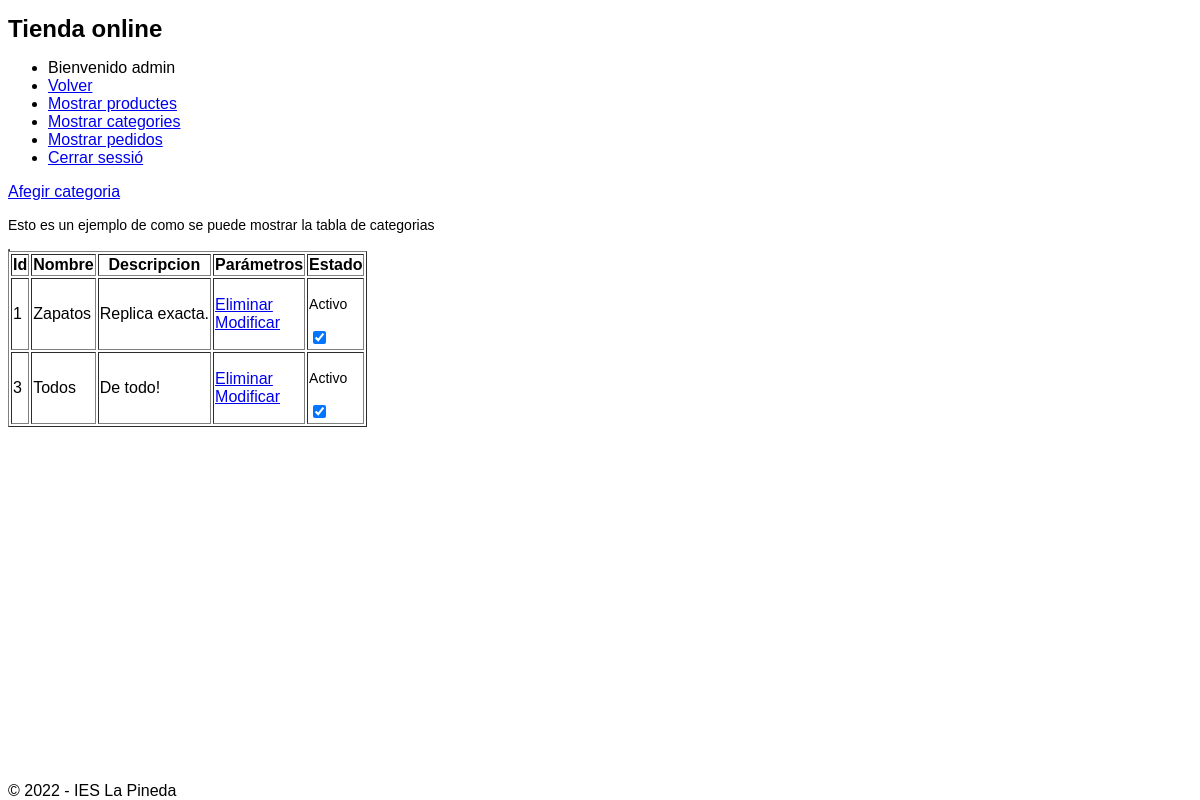
Page /admin/admin.php?controller=Administrador&action=iniciarVistaCategorias (signed in) on the earlier database version.
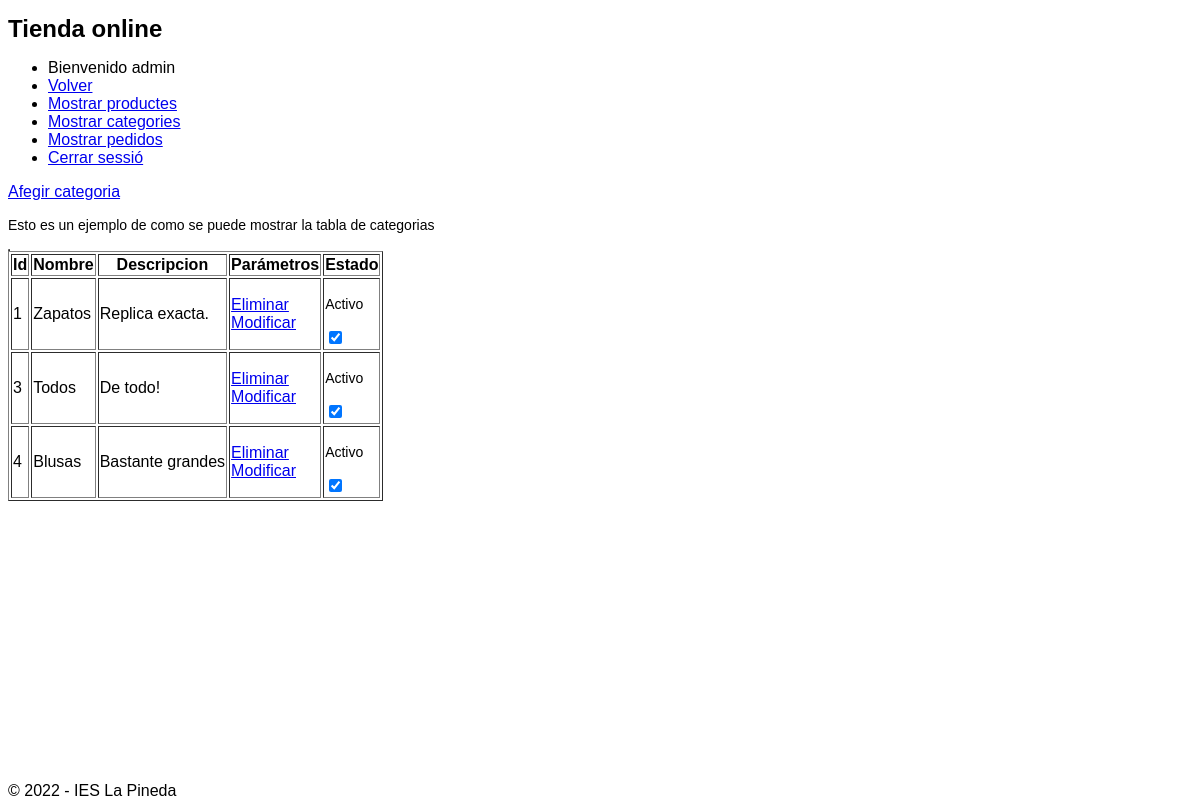
Same page on the later database version.
### tables this page shows
CREATE TABLE `categorias` (
  `id_categoria` int(255) NOT NULL,
  `nombre` varchar(255) NOT NULL,
  `descripcion` varchar(255) NOT NULL,
  `isactive` int(1) NOT NULL
);

### admin/controllers/AdministradorController.php (called while the page is built, shortened)
<?php
class AdministradorController
{
    public function iniciarVistaCategorias()
    {
        require_once "./models/administrador.php";
        $administrador = new Administrador();
        $todasLasCategorias = $administrador->mostrarCategorias();
        require_once "./views/mostrarCategorias.php";
    }
}

### models/database.php (called while the page is built, shortened)
<?php
class Database{
    public function __construct(){
        $servername = "localhost";
        $dbname= "botiga";
        $username = "root";
        $password = "";
		$this->db = new PDO("mysql:host=$servername;dbname=$dbname",$username, $password);
    }
}

### admin/models/administrador.php (called while the page is built, shortened)
<?php
require_once("../models/database.php");
class Administrador extends Database
{
    function mostrarCategorias()
    {
        $stmt = $this->db->prepare("SELECT * FROM categorias");
        $categories = array();
        if ($stmt->execute()) {
            while ($row = $stmt->fetch(PDO::FETCH_ASSOC)) {
                $categories[] = $row;
            }
        }
        return $categories;
    }
}

### admin/views/mostrarCategorias.php (the view, shortened to what this page needs)
<?php
  if ($_SESSION['role'] == 'admin') {
    echo "<a href='admin.php?controller=Administrador&action=iniciarAltaCategoria' class='btn btn-primary'>Afegir categoria</a>";
    echo "<table border='1'>";
    echo "<p>Esto es un ejemplo de como se puede mostrar la tabla de categorias</p>";
    echo "<table border='1'>";
    echo "<tr>";
    echo "<th>Id</th>";
    echo "<th>Nombre</th>";
    echo "<th>Descripcion</th>";
    echo "<th>Parámetros</th>";
    echo "<th>Estado</th>";
    echo "</tr>";
    foreach ($todasLasCategorias as $categoria) {
      echo "<tr>";
      echo "<td>".$categoria['id_categoria']."</td>";
      echo "<td>". $categoria['nombre'] . "</td>";
      echo "<td>".$categoria['descripcion'] . "</td>";
      echo "<td><a href='?controller=Administrador&action=eliminarCategoria&id_categoria=".$categoria['id_categoria']."'>Eliminar</a><br/>";
      echo "<a href='?controller=Administrador&action=iniciarModificarCategoria&id_categoria=".$categoria['id_categoria']."'>Modificar</a></td>";
      echo "<td>";
      if ($categoria['isactive'] == 1) {
        echo "<p>Activo</p>";
      } else {
        echo "<p>Inactivo</p>";
      }
      echo "<form action='?controller=Administrador&action=activarCategoria' method='post'>";
      echo "<input type='checkbox' onChange='this.form.submit()' name='isactive' ";
      if ($categoria['isactive'] == 1) {
        echo "checked";
      } else {
        echo "";
      }
      echo ">";
      echo "</form>";
      echo "</tr>";
  }
    echo "</table>";
  } else {
    echo "<p>No tienes permisos para ver esta página</p>";
    header("Refresh:3; url=admin.php");
  }
?>

Differences in the rows shown:
added categorias: id_categoria "4", nombre "Blusas", descripcion "Bastante grandes", shows "Activo", isactive "☑"
